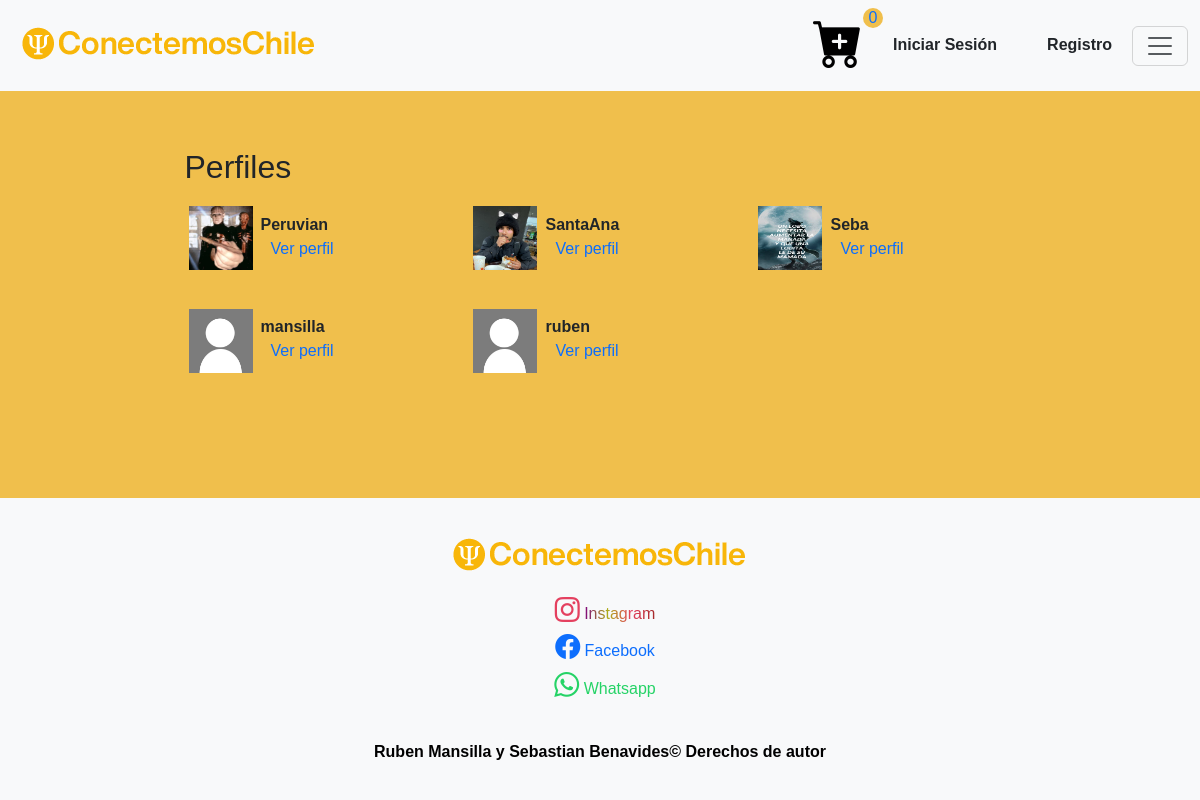
/profiles/, run on the app's committed database.
### registration/models.py (models this page shows, shortened)
class Profile(models.Model):
    user = models.OneToOneField(User, on_delete=models.CASCADE)
    avatar = models.ImageField(upload_to=custom_upload_to, null=True, blank=True)
    bio = models.TextField(null=True)
    class Meta:
        ordering = ['user__username']

### profiles/views.py (the view)
# urls.py: path('', ProfileListView.as_view(), name='list'),
class ProfileListView(ListView):
    model = Profile
    template_name = 'profiles/profile_list.html'
    paginate_by = 6

### profiles/templates/profiles/profile_list.html (shortened to what this page needs)
{% extends 'core/base.html' %}
{% load static %}
{% block content %}
<div style="padding: 50px;"></div>
<link rel="stylesheet" href="{% static 'core/css/perfiles.css' %}">
<main role="main">
  <div id="perfiles" class="container mt-5">
    <div class="row mt-3">
      <div class="col-md-9 mx-auto mb-5">
        <h2>Perfiles</h2>
        <div class="row">
          {% for profile in profile_list %}
            <div class="col-md-4 mt-2 mb-3 ">
              <div class="row p-1">
                <div class="col-md-12">
                  {% if profile.avatar %}
                    <img src="{{profile.avatar.url}}" class="img-fluid profile-avatar">
                  {% else %}
                    <img src="{% static 'registration/img/no-avatar.jpg' %}" class="img-fluid profile-avatar">
                  {% endif %}
                  <p class="profile-data">
                    <b>{{profile.user|truncatechars:"16"}}</b><br>
                    <a href="{% url 'profiles:detail' profile.user %}">Ver perfil</a>
                  </p>
                </div>
              </div>
            </div>
          {% endfor %}
        </div>
      </div>
    </div>
  </div>
</main>
{% endblock %}

### core/static/core/css/estilo-inicio-login.css (style rules this page uses)
h5,a { text-decoration: none; display: inline; margin-left: 10px; }

### core/static/core/css/estilo-footer.css (style rules this page uses)
body { display: flex; flex-direction: column; min-height: 100vh; }
main { flex: 1; }

### core/static/core/css/estilo-body.css (style rules this page uses)
body { font-family: Arial, sans-serif; margin: 0; padding: 0; background-color: #f0bf4c; position: relative; }

### core/static/core/css/perfiles.css (style rules this page uses)
.profile-avatar { float: left; width: 4rem; height: 4rem; }
.profile-data { padding-left: 4.5rem; padding-top: .4rem; }

### data on the page
Profile: avatar (picture), user "Peruvian"
Profile: avatar (picture), user "SantaAna"
Profile: avatar (picture), user "Seba"
Profile: user "mansilla"
Profile: user "ruben"
